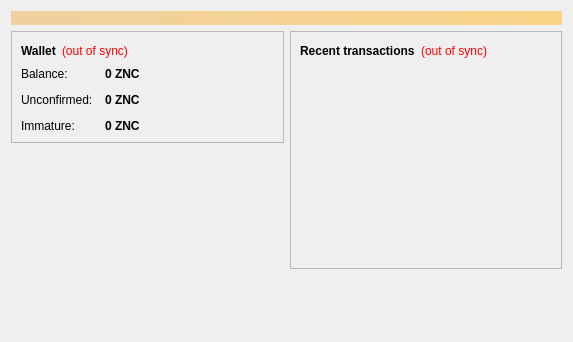
<?xml version="1.0" encoding="UTF-8"?>
<ui version="4.0">
 <class>OverviewPage</class>
 <widget class="QWidget" name="OverviewPage">
  <property name="geometry">
   <rect>
    <x>0</x>
    <y>0</y>
    <width>573</width>
    <height>342</height>
   </rect>
  </property>
  <property name="windowTitle">
   <string>Form</string>
  </property>
  <layout class="QVBoxLayout" name="topLayout">
   <item>
    <widget class="QLabel" name="labelAlerts">
     <property name="visible">
      <bool>false</bool>
     </property>
     <property name="styleSheet">
      <string notr="true">background-color: qlineargradient(x1: 0, y1: 0, x2: 1, y2: 0, stop:0 #F0D0A0, stop:1 #F8D488); color:#000000;</string>
     </property>
     <property name="wordWrap">
      <bool>true</bool>
     </property>
     <property name="margin">
      <number>3</number>
     </property>
    </widget>
   </item>
   <item>
    <layout class="QHBoxLayout" name="horizontalLayout" stretch="1,1">
     <item>
      <layout class="QVBoxLayout" name="verticalLayout_2">
       <item>
        <widget class="QFrame" name="frame">
         <property name="frameShape">
          <enum>QFrame::StyledPanel</enum>
         </property>
         <property name="frameShadow">
          <enum>QFrame::Raised</enum>
         </property>
         <layout class="QVBoxLayout" name="verticalLayout_4">
          <item>
           <layout class="QHBoxLayout" name="horizontalLayout_4">
            <item>
             <widget class="QLabel" name="label_5">
              <property name="font">
               <font>
                <weight>75</weight>
                <bold>true</bold>
               </font>
              </property>
              <property name="text">
               <string>Wallet</string>
              </property>
             </widget>
            </item>
            <item>
             <widget class="QLabel" name="labelWalletStatus">
              <property name="toolTip">
               <string>The displayed information may be out of date. Your wallet automatically synchronizes with the Zinccoin network after a connection is established, but this process has not completed yet.</string>
              </property>
              <property name="styleSheet">
               <string notr="true">QLabel { color: red; }</string>
              </property>
              <property name="text">
               <string notr="true">(out of sync)</string>
              </property>
              <property name="alignment">
               <set>Qt::AlignLeading|Qt::AlignLeft|Qt::AlignVCenter</set>
              </property>
             </widget>
            </item>
            <item>
             <spacer name="horizontalSpacer_2">
              <property name="orientation">
               <enum>Qt::Horizontal</enum>
              </property>
              <property name="sizeHint" stdset="0">
               <size>
                <width>40</width>
                <height>20</height>
               </size>
              </property>
             </spacer>
            </item>
           </layout>
          </item>
          <item>
           <layout class="QFormLayout" name="formLayout_2">
            <property name="fieldGrowthPolicy">
             <enum>QFormLayout::AllNonFixedFieldsGrow</enum>
            </property>
            <property name="horizontalSpacing">
             <number>12</number>
            </property>
            <property name="verticalSpacing">
             <number>12</number>
            </property>
            <item row="0" column="0">
             <widget class="QLabel" name="label">
              <property name="text">
               <string>Balance:</string>
              </property>
             </widget>
            </item>
            <item row="0" column="1">
             <widget class="QLabel" name="labelBalance">
              <property name="font">
               <font>
                <weight>75</weight>
                <bold>true</bold>
               </font>
              </property>
              <property name="cursor">
               <cursorShape>IBeamCursor</cursorShape>
              </property>
              <property name="toolTip">
               <string>Your current balance</string>
              </property>
              <property name="text">
               <string notr="true">0 ZNC</string>
              </property>
              <property name="textInteractionFlags">
               <set>Qt::LinksAccessibleByMouse|Qt::TextSelectableByKeyboard|Qt::TextSelectableByMouse</set>
              </property>
             </widget>
            </item>
            <item row="1" column="0">
             <widget class="QLabel" name="label_3">
              <property name="text">
               <string>Unconfirmed:</string>
              </property>
             </widget>
            </item>
            <item row="1" column="1">
             <widget class="QLabel" name="labelUnconfirmed">
              <property name="font">
               <font>
                <weight>75</weight>
                <bold>true</bold>
               </font>
              </property>
              <property name="cursor">
               <cursorShape>IBeamCursor</cursorShape>
              </property>
              <property name="toolTip">
               <string>Total of transactions that have yet to be confirmed, and do not yet count toward the current balance</string>
              </property>
              <property name="text">
               <string notr="true">0 ZNC</string>
              </property>
              <property name="textInteractionFlags">
               <set>Qt::LinksAccessibleByMouse|Qt::TextSelectableByKeyboard|Qt::TextSelectableByMouse</set>
              </property>
             </widget>
            </item>
            <item row="2" column="0">
             <widget class="QLabel" name="labelImmatureText">
              <property name="text">
               <string>Immature:</string>
              </property>
             </widget>
            </item>
            <item row="2" column="1">
             <widget class="QLabel" name="labelImmature">
              <property name="font">
               <font>
                <weight>75</weight>
                <bold>true</bold>
               </font>
              </property>
              <property name="toolTip">
               <string>Mined balance that has not yet matured</string>
              </property>
              <property name="text">
               <string notr="true">0 ZNC</string>
              </property>
              <property name="textInteractionFlags">
               <set>Qt::LinksAccessibleByMouse|Qt::TextSelectableByKeyboard|Qt::TextSelectableByMouse</set>
              </property>
             </widget>
            </item>
           </layout>
          </item>
         </layout>
        </widget>
       </item>
       <item>
        <spacer name="verticalSpacer">
         <property name="orientation">
          <enum>Qt::Vertical</enum>
         </property>
         <property name="sizeHint" stdset="0">
          <size>
           <width>20</width>
           <height>40</height>
          </size>
         </property>
        </spacer>
       </item>
      </layout>
     </item>
     <item>
      <layout class="QVBoxLayout" name="verticalLayout_3">
       <item>
        <widget class="QFrame" name="frame_2">
         <property name="frameShape">
          <enum>QFrame::StyledPanel</enum>
         </property>
         <property name="frameShadow">
          <enum>QFrame::Raised</enum>
         </property>
         <layout class="QVBoxLayout" name="verticalLayout">
          <item>
           <layout class="QHBoxLayout" name="horizontalLayout_2">
            <item>
             <widget class="QLabel" name="label_4">
              <property name="text">
               <string>&lt;b&gt;Recent transactions&lt;/b&gt;</string>
              </property>
             </widget>
            </item>
            <item>
             <widget class="QLabel" name="labelTransactionsStatus">
              <property name="toolTip">
               <string>The displayed information may be out of date. Your wallet automatically synchronizes with the Zinccoin network after a connection is established, but this process has not completed yet.</string>
              </property>
              <property name="styleSheet">
               <string notr="true">QLabel { color: red; }</string>
              </property>
              <property name="text">
               <string notr="true">(out of sync)</string>
              </property>
              <property name="alignment">
               <set>Qt::AlignRight|Qt::AlignTrailing|Qt::AlignVCenter</set>
              </property>
             </widget>
            </item>
            <item>
             <spacer name="horizontalSpacer">
              <property name="orientation">
               <enum>Qt::Horizontal</enum>
              </property>
              <property name="sizeHint" stdset="0">
               <size>
                <width>40</width>
                <height>20</height>
               </size>
              </property>
             </spacer>
            </item>
           </layout>
          </item>
          <item>
           <widget class="QListView" name="listTransactions">
            <property name="styleSheet">
             <string notr="true">QListView { background: transparent; }</string>
            </property>
            <property name="frameShape">
             <enum>QFrame::NoFrame</enum>
            </property>
            <property name="verticalScrollBarPolicy">
             <enum>Qt::ScrollBarAlwaysOff</enum>
            </property>
            <property name="horizontalScrollBarPolicy">
             <enum>Qt::ScrollBarAlwaysOff</enum>
            </property>
            <property name="selectionMode">
             <enum>QAbstractItemView::NoSelection</enum>
            </property>
           </widget>
          </item>
         </layout>
        </widget>
       </item>
       <item>
        <spacer name="verticalSpacer_2">
         <property name="orientation">
          <enum>Qt::Vertical</enum>
         </property>
         <property name="sizeHint" stdset="0">
          <size>
           <width>20</width>
           <height>40</height>
          </size>
         </property>
        </spacer>
       </item>
      </layout>
     </item>
    </layout>
   </item>
  </layout>
 </widget>
 <resources/>
 <connections/>
</ui>
